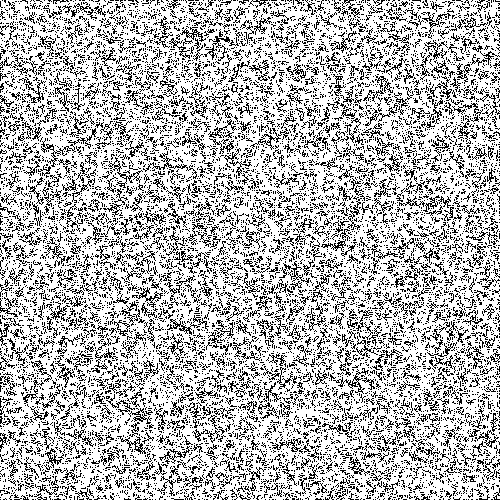
Frame 1 (no input)
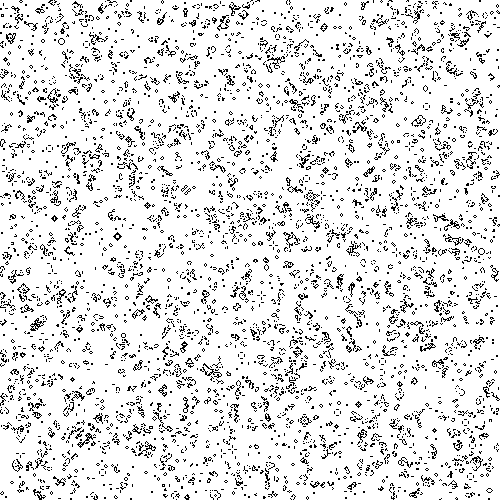
Frame 60 (the mouse pressed at the canvas centre just before this capture)
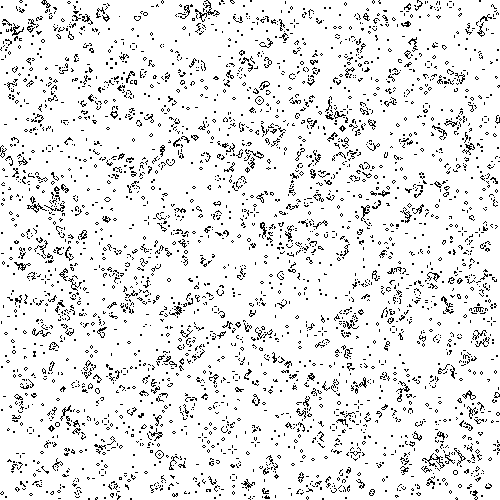
Frame 120 (the mouse held since frame 60 and released just before this capture)

The Processing sketch that drew these frames (run headless with seeded random() and noise(); from frame 60 on, the mouse is pressed at the canvas centre):

// Processing sketch: SpielDesLebens
// ── SpielDesLebens.pde
color live;
color dead;
int maxPixel;
boolean[] cells;

void setup(){
 colorMode(RGB, 1);
 size(500, 500);
 background(1,1,1);
 frameRate(5);
 
 live = color(0,0,0);
 dead = color(1,1,1);
 maxPixel = width*height;
 cells = new boolean[maxPixel];
 stroke(live);
 
 loadPixels();
 for(int i = 0; i < maxPixel; i++){
   if(random(1) > 0.5) pixels[i] = live;
   //pixels[int(random(maxPixel))] = live;
 }
 updatePixels();
 point(1, 3);
 point(2, 3);
 point(3, 3);
}

boolean checkLiving(int[] p, int x, int y){
  boolean living = checkLive(p[x + y * 500]);
  int count = 0;
  
  //Bsp: x = 1, y = 1;
  if(checkCoord( x - 1, y ) && checkLive(p[(x - 1) + y * 500])) count++;
  if(checkCoord( x + 1, y ) && checkLive(p[(x + 1) + y * 500])) count++;
  if(checkCoord( x - 1, y - 1 ) && checkLive(p[(x - 1) + (y - 1) * 500])) count++;
  if(checkCoord( x + 1, y - 1 ) && checkLive(p[(x + 1) + (y - 1) * 500])) count++;
  if(checkCoord( x,     y - 1 ) && checkLive(p[x + (y - 1) * 500])) count++;
  if(checkCoord( x - 1, y + 1 ) && checkLive(p[(x - 1) + (y + 1) * 500])) count++;
  if(checkCoord( x + 1, y + 1 ) && checkLive(p[(x + 1) + (y + 1) * 500])) count++;
  if(checkCoord( x,     y + 1 ) && checkLive(p[x + (y + 1) * 500])) count++;
    
  if(count <= 3 && count >= 2){
    if(living) return true;
    else if(!living && count == 3) return true;
    else return false;
  }else return false;
}

boolean checkCoord(int x, int y){
  if(x >= 0 && x < width && y >= 0 && y < height) return true;
  else return false;
}

boolean checkLive(color checkColor){
  if(checkColor != dead) return true;
  else return false;
}

void draw(){
  loadPixels();
  for(int y = 0; y < height; y++){
     for(int x = 0; x < width; x++){
       int target = x + (y * 500);
       if( checkLiving(pixels, x, y) ) cells[target] = true;
       else cells[target] = false;
     }
  }
  for(int i = 0; i < maxPixel; i++){
    if(cells[i]) pixels[i] = live;
    else pixels[i] = dead;
  }
  updatePixels();
}
